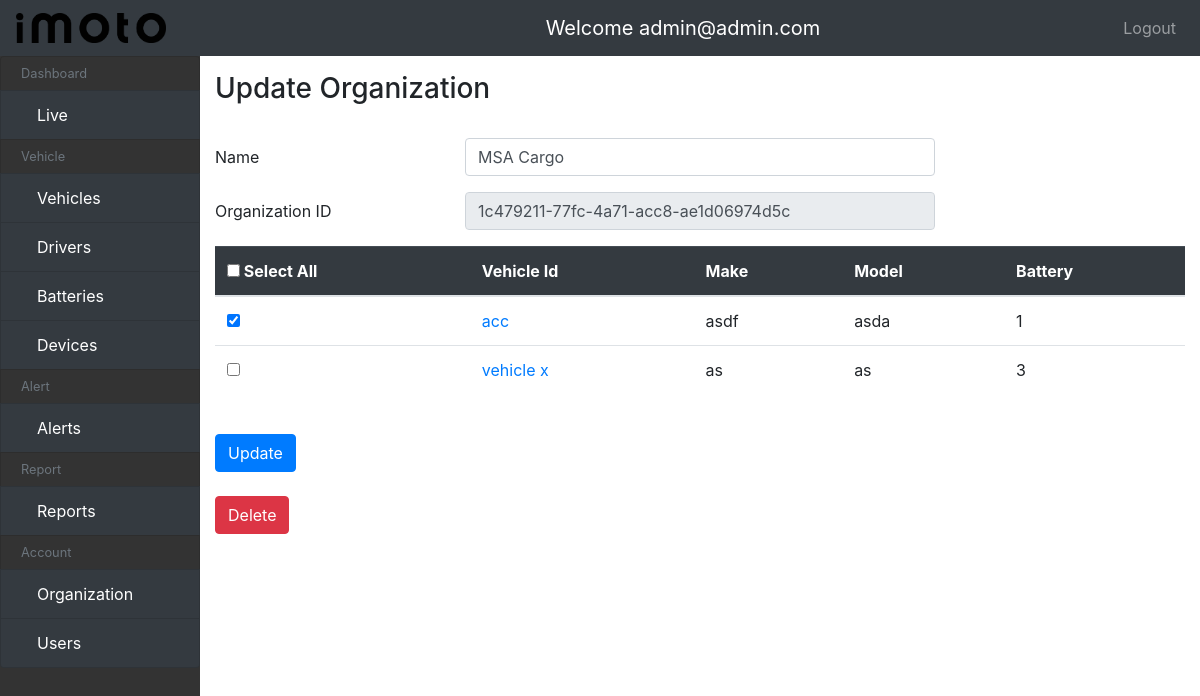
Screenshot of /accounts/organizations/9/update/ (signed in) with the database file from the repository.
### account/models.py (models this page shows, shortened)
class Account(AbstractBaseUser):
    email = models.EmailField(verbose_name="email",
                              max_length=100, unique=True)
    username = models.CharField(
        verbose_name="username", max_length=30, blank=True, null=True)
    created_at = models.DateTimeField(
        auto_now_add=True, verbose_name="created at")
    date_joined = models.DateTimeField(
        auto_now=True, verbose_name="Date Joined")
    is_admin = models.BooleanField(default=False)
    is_active = models.BooleanField(default=True)
    is_staff = models.BooleanField(default=False)
    is_superuser = models.BooleanField(default=False)
    is_password_changed = models.BooleanField(default=False)
    USERNAME_FIELD = 'email'
    objects = MyAccountManager()

class Organization(models.Model):
    name = models.CharField(max_length=100)
    uuid = models.UUIDField(
        default=uuid4, unique=True, editable=False, verbose_name="UUID"
    )

### Vehicle/models.py (models this page shows, shortened)
class Vehicle(models.Model):
    vehicle_id = models.CharField(
        verbose_name="Vehicle Id",
        max_length=50
    )
    device = models.ForeignKey(
        Device,
        related_name="vehicle",
        verbose_name="device",
        on_delete=models.CASCADE
    )
    battery_id = models.ForeignKey(
        Battery,
        related_name="vehicle",
        on_delete=models.CASCADE,
        verbose_name="battery id",
        max_length=255
    )
    make = models.CharField(
        verbose_name="make",
        max_length=50
    )
    model = models.CharField(
        verbose_name="model",
        max_length=50
    )
    year = models.CharField(
        verbose_name="year",
        max_length=4
    )
    tag = models.CharField(
        verbose_name="tag",
        max_length=255,
        blank=True,
        null=True
    )
    created_at = models.DateTimeField(
        auto_now=True,
        verbose_name="created at"
        )
    organization = models.ForeignKey(
        Organization, related_name="vehicles", null=True, blank=True, on_delete=models.SET_NULL)
    profile = models.ForeignKey(
        Profile, related_name="vehicles", null=True, blank=True, on_delete=models.SET_NULL)

class Battery(models.Model):
    battery_number = models.CharField(
        verbose_name="battery number",
        max_length=50
    )
    capacity = models.CharField(
        verbose_name="battery capacity",
        max_length=100
    )
    onboarding_date = models.DateTimeField(
        default=timezone.now,
        verbose_name="onboarding date"
    )
    class Meta:
        verbose_name = "Battery"
        verbose_name_plural = "Batteries"
    def __str__(self):
        return self.battery_number

### account/views.py (the view, shortened to what this page needs)
# urls.py: path("organizations/<pk>/update/", OrganizationUpdateView.as_view(),
@method_decorator(admin_only, name="dispatch")
class OrganizationUpdateView(AdminOnlyPermissions, UpdateView):
    queryset = Organization.objects.all()
    template_name = "account/update_organization.html"
    form_class = OrganizationUpdateForm
    context_object_name = "organization"
    def get_context_data(self, **kwargs):
        context = super().get_context_data(**kwargs)
        org = self.get_object()
        selected_vehicles = org.vehicles.all()
        available_vehicles = Vehicle.objects.filter(organization=None)
        context.update({
            "available_vehicles": available_vehicles,
            "selected_vehicles": selected_vehicles,
        })
        return context

### account/forms.py
class OrganizationUpdateForm(forms.ModelForm):
    class Meta:
        model = Organization
        fields = ("name",)

### ev/permissions.py (called while the page is built)
def admin_only(view_func):
    def wrapper_func(request, *args, **kwargs):
        if request.user.is_admin:
            return view_func(request, *args, **kwargs)
        else:
            print("yolo")
            raise Http404()
    return wrapper_func

    def has_permission(self):
        if self.request.user.is_admin:
            return True
        return False

### templates/account/update_organization.html (shortened to what this page needs)
{% extends "main.html" %}
{% load static %}
{% load bootstrap4 %}
{% block content %}
  <h3>Update Organization</h3>
  <br>
  <form  action="{% url 'organization-update' organization.pk %}" method="post">
    <div class="form-group row">
      <label class="col-md-3 col-form-label" for="id_name">Name</label>
      <div class="col-md-6">
        <input type="text" name="name" value="{{organization.name}}" maxlength="200" class="form-control" placeholder="Name" title="" required="" id="id_name">
      </div>
    </div>
    <div class="form-group row">
      <label class="col-md-3 col-form-label" for="id_uuid">Organization ID</label>
      <div class="col-md-6">
        <input type="text" name="uuid" value="{{organization.uuid}}" maxlength="100" class="form-control" placeholder="UUID" title="" required="" id="id_uuid" readonly>
      </div>
    </div>
    <table class="table">
      <thead class="table-dark">
        <tr>
          <th scope="col">
            <input type="checkbox" onclick='selects()' name="select_all"/> Select All<br/>
          </th>
          <th scope="col">Vehicle Id</th>
          <th scope="col">Make</th>
          <th scope="col">Model</th>
          <th scope="col">Battery</th>
        </tr>
      </thead>
      <tbody>
        {% if selected_vehicles %}
        {% for vehicle in selected_vehicles %}
        <tr>
          <th scope="row">
            <input type="checkbox" name="vehicles" value="{{vehicle.id}}" checked><br/>
          </th>
          <td><a href="{% url 'vehicle-update' vehicle.id %}">{{vehicle.vehicle_id}}</a></td>
          <td>{{vehicle.make}}</td>
          <td>{{vehicle.model}}</td>
          <td>{{vehicle.battery_id}}</td>
        </tr>
        {% endfor %}
        {% endif %}
        {% if available_vehicles %}
        {% for vehicle in available_vehicles %}
        <tr>
          <th scope="row">
            <input type="checkbox" name="vehicles" value="{{vehicle.id}}"><br/>
          </th>
          <td><a href="{% url 'vehicle-update' vehicle.id %}">{{vehicle.vehicle_id}}</a></td>
          <td>{{vehicle.make}}</td>
          <td>{{vehicle.model}}</td>
          <td>{{vehicle.battery_id}}</td>
        </tr>
        {% endfor %}
        {% else %}
        <tr class="no-data">
        <td colspan="14">No Record !!</td>
        </tr>
        {% endif %}
      </tbody>
    </table>
      <br>
      <button type="submit" class="btn btn-primary">Update</button>
  </form>
<br>
  <a href="#"><button class="btn btn-danger">Delete</button></a>
{% endblock %}

### templates/topnav.html (shortened to what this page needs)
{% load static %}
<nav class="navbar navbar-expand-md navbar-dark bg-dark fixed-top">
    <a class="navbar-brand" href="#">
        <img src="{% static 'img/imoto_logo.png' %}" width="150" height="30" class="d-inline-block align-top" alt="">
    </a>
    <div class="mx-auto order-0">
        <a class="navbar-brand mx-auto" href="#">Welcome {{user.email}}</a>
    </div>
    {% if request.user.is_authenticated %}
      <div class="navbar-collapse collapse w-100 order-3 dual-collapse2">
          <ul class="navbar-nav ml-auto">
              <li class="nav-item">
                  <a class="nav-link" href="{% url 'logout' %}">Logout</a>
              </li>
          </ul>
      </div>
    {% endif %}
</nav>

### static/css/custom.css (style rules this page uses)
body { padding-top: 56px; }
* { box-sizing: border-box; }

### rows the page displays
Account: email "admin@admin.com"
Organization: name "MSA Cargo", uuid "1c479211-77fc-4a71-acc8-ae1d06974d5c"
Vehicle: vehicle_id "acc", make "asdf", model "asda", battery_id "1"
Vehicle: vehicle_id "vehicle x", make "as", model "as", battery_id "3"
